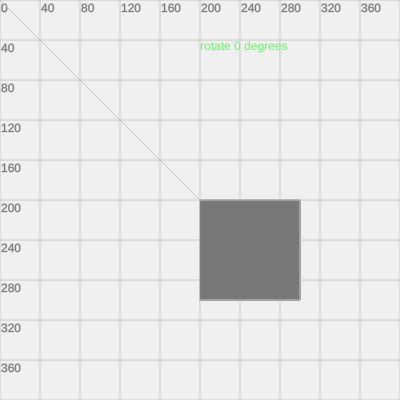
Frame 1 (no input)
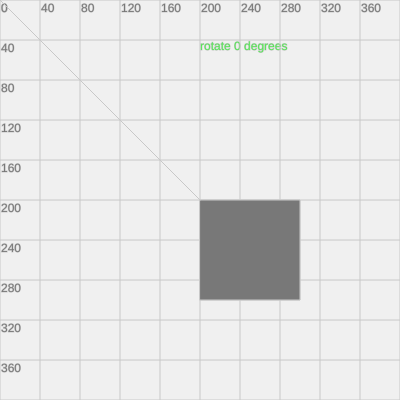
Frame 60 (no input)
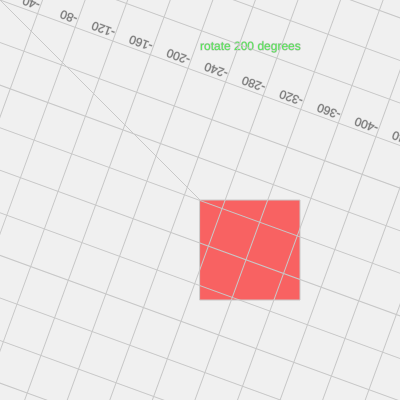
Frame 120 (the mouse pressed at the canvas centre since frame 60)

The p5.js sketch that drew these frames (run headless with seeded random() and noise() and a simulated clock; from frame 60 on, the mouse is pressed at the canvas centre):

// p5.js sketch
// ── sketch.js
function setup() {
  createCanvas(400,400);
}

function draw() {
  var deg = mouseX;
  var rad = radians(deg);
  
  background(240);
  
  // the redrectangle is drawn before the rotaion
  // it will stay in place
  fill(255,0,0,150);
  rect(200,200,100,100);
  line(0,0,200,200);
  
  fill(0,255,0,150);
  text("rotate " + floor(deg)+ " degrees", 200,50);
  
  // rotation starts here
  rotate(rad);
  
  // draw the grid
  drawGrid();
  
  // the green rectangle and grid is drawn after rotating the canvas
	rect(200, 200, 100, 100);
	line(0, 0, 200, 200);	
}

function drawGrid() {
	stroke(200);
    fill(120);
	for (var x=-2*width; x < 2*width; x+=40) {
		line(x, -2*height, x, 2*height);
		text(x, x+1, 12);
	}
	for (var y=-2*height; y < 2*height; y+=40) {
		line(-2*width, y, 2*width, y);
		text(y, 1, y+12);
	}
}
